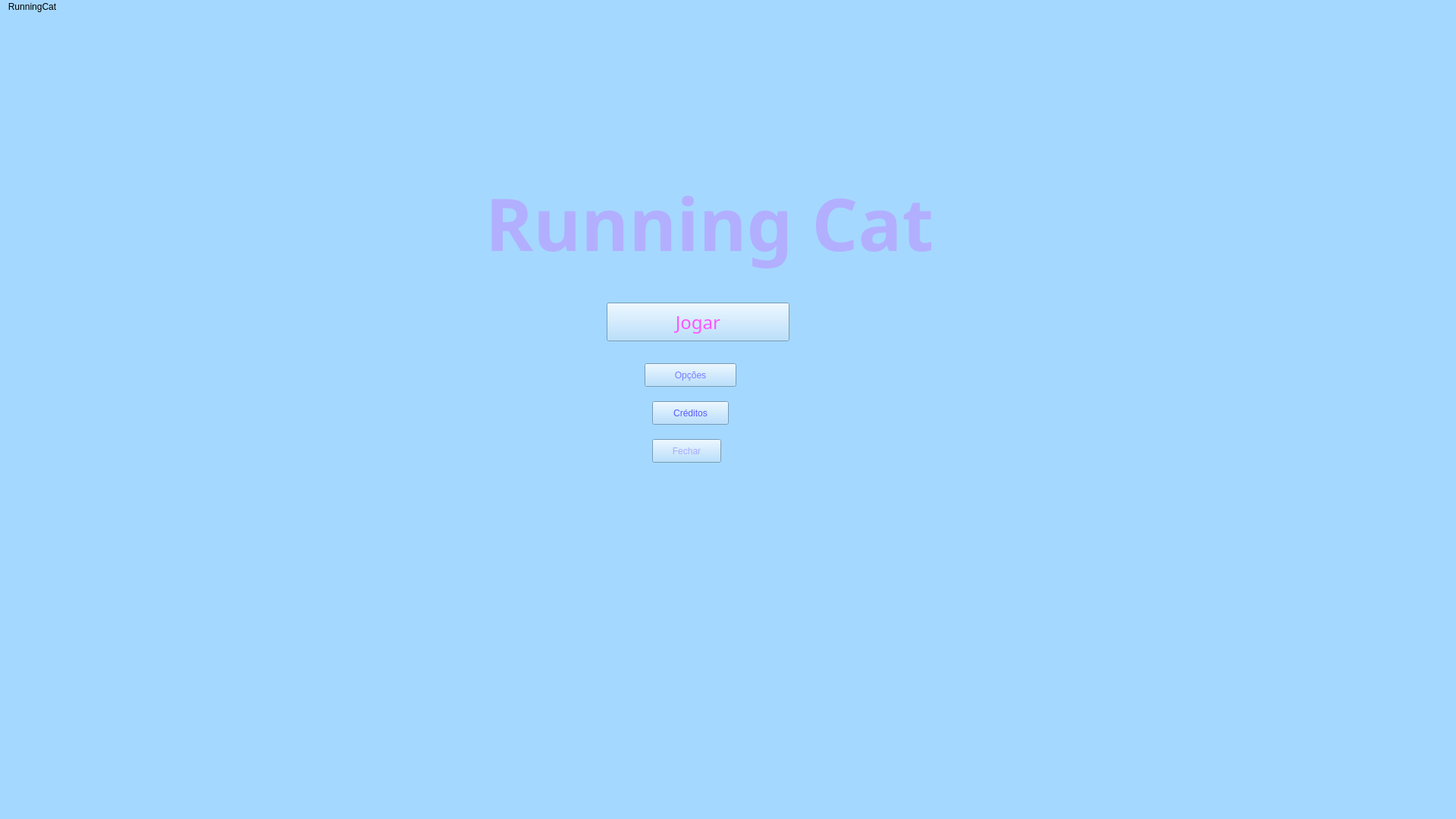
<?xml version="1.0" encoding="UTF-8"?>
<ui version="4.0">
 <class>JanelaPrincipal</class>
 <widget class="QMainWindow" name="JanelaPrincipal">
  <property name="geometry">
   <rect>
    <x>0</x>
    <y>0</y>
    <width>1920</width>
    <height>1080</height>
   </rect>
  </property>
  <property name="minimumSize">
   <size>
    <width>1920</width>
    <height>1080</height>
   </size>
  </property>
  <property name="maximumSize">
   <size>
    <width>1920</width>
    <height>1080</height>
   </size>
  </property>
  <property name="font">
   <font>
    <family>Papyrus</family>
   </font>
  </property>
  <property name="windowTitle">
   <string>JanelaPrincipal</string>
  </property>
  <property name="styleSheet">
   <string notr="true">background-color: rgb(165, 216, 255);
background-image: url(:/imagens/background.jpg);</string>
  </property>
  <widget class="QWidget" name="centralwidget">
   <widget class="QPushButton" name="botaoIniciar">
    <property name="geometry">
     <rect>
      <x>800</x>
      <y>380</y>
      <width>241</width>
      <height>51</height>
     </rect>
    </property>
    <property name="palette">
     <palette>
      <active>
       <colorrole role="WindowText">
        <brush brushstyle="SolidPattern">
         <color alpha="255">
          <red>255</red>
          <green>85</green>
          <blue>255</blue>
         </color>
        </brush>
       </colorrole>
       <colorrole role="Button">
        <brush brushstyle="SolidPattern">
         <color alpha="255">
          <red>165</red>
          <green>216</green>
          <blue>255</blue>
         </color>
        </brush>
       </colorrole>
       <colorrole role="Text">
        <brush brushstyle="SolidPattern">
         <color alpha="255">
          <red>255</red>
          <green>85</green>
          <blue>255</blue>
         </color>
        </brush>
       </colorrole>
       <colorrole role="ButtonText">
        <brush brushstyle="SolidPattern">
         <color alpha="255">
          <red>255</red>
          <green>85</green>
          <blue>255</blue>
         </color>
        </brush>
       </colorrole>
       <colorrole role="Base">
        <brush brushstyle="SolidPattern">
         <color alpha="255">
          <red>165</red>
          <green>216</green>
          <blue>255</blue>
         </color>
        </brush>
       </colorrole>
       <colorrole role="Window">
        <brush brushstyle="SolidPattern">
         <color alpha="255">
          <red>165</red>
          <green>216</green>
          <blue>255</blue>
         </color>
        </brush>
       </colorrole>
       <colorrole role="PlaceholderText">
        <brush brushstyle="SolidPattern">
         <color alpha="128">
          <red>255</red>
          <green>85</green>
          <blue>255</blue>
         </color>
        </brush>
       </colorrole>
      </active>
      <inactive>
       <colorrole role="WindowText">
        <brush brushstyle="SolidPattern">
         <color alpha="255">
          <red>255</red>
          <green>85</green>
          <blue>255</blue>
         </color>
        </brush>
       </colorrole>
       <colorrole role="Button">
        <brush brushstyle="SolidPattern">
         <color alpha="255">
          <red>165</red>
          <green>216</green>
          <blue>255</blue>
         </color>
        </brush>
       </colorrole>
       <colorrole role="Text">
        <brush brushstyle="SolidPattern">
         <color alpha="255">
          <red>255</red>
          <green>85</green>
          <blue>255</blue>
         </color>
        </brush>
       </colorrole>
       <colorrole role="ButtonText">
        <brush brushstyle="SolidPattern">
         <color alpha="255">
          <red>255</red>
          <green>85</green>
          <blue>255</blue>
         </color>
        </brush>
       </colorrole>
       <colorrole role="Base">
        <brush brushstyle="SolidPattern">
         <color alpha="255">
          <red>165</red>
          <green>216</green>
          <blue>255</blue>
         </color>
        </brush>
       </colorrole>
       <colorrole role="Window">
        <brush brushstyle="SolidPattern">
         <color alpha="255">
          <red>165</red>
          <green>216</green>
          <blue>255</blue>
         </color>
        </brush>
       </colorrole>
       <colorrole role="PlaceholderText">
        <brush brushstyle="SolidPattern">
         <color alpha="128">
          <red>255</red>
          <green>85</green>
          <blue>255</blue>
         </color>
        </brush>
       </colorrole>
      </inactive>
      <disabled>
       <colorrole role="WindowText">
        <brush brushstyle="SolidPattern">
         <color alpha="255">
          <red>255</red>
          <green>85</green>
          <blue>255</blue>
         </color>
        </brush>
       </colorrole>
       <colorrole role="Button">
        <brush brushstyle="SolidPattern">
         <color alpha="255">
          <red>165</red>
          <green>216</green>
          <blue>255</blue>
         </color>
        </brush>
       </colorrole>
       <colorrole role="Text">
        <brush brushstyle="SolidPattern">
         <color alpha="255">
          <red>255</red>
          <green>85</green>
          <blue>255</blue>
         </color>
        </brush>
       </colorrole>
       <colorrole role="ButtonText">
        <brush brushstyle="SolidPattern">
         <color alpha="255">
          <red>255</red>
          <green>85</green>
          <blue>255</blue>
         </color>
        </brush>
       </colorrole>
       <colorrole role="Base">
        <brush brushstyle="SolidPattern">
         <color alpha="255">
          <red>165</red>
          <green>216</green>
          <blue>255</blue>
         </color>
        </brush>
       </colorrole>
       <colorrole role="Window">
        <brush brushstyle="SolidPattern">
         <color alpha="255">
          <red>165</red>
          <green>216</green>
          <blue>255</blue>
         </color>
        </brush>
       </colorrole>
       <colorrole role="PlaceholderText">
        <brush brushstyle="SolidPattern">
         <color alpha="128">
          <red>255</red>
          <green>85</green>
          <blue>255</blue>
         </color>
        </brush>
       </colorrole>
      </disabled>
     </palette>
    </property>
    <property name="font">
     <font>
      <family>GENISO</family>
      <pointsize>18</pointsize>
     </font>
    </property>
    <property name="cursor">
     <cursorShape>ArrowCursor</cursorShape>
    </property>
    <property name="mouseTracking">
     <bool>false</bool>
    </property>
    <property name="styleSheet">
     <string notr="true">color:rgb(255, 85, 255)</string>
    </property>
    <property name="text">
     <string>Jogar</string>
    </property>
    <property name="checkable">
     <bool>false</bool>
    </property>
   </widget>
   <widget class="QPushButton" name="botaoOpcoes">
    <property name="geometry">
     <rect>
      <x>850</x>
      <y>460</y>
      <width>121</width>
      <height>31</height>
     </rect>
    </property>
    <property name="styleSheet">
     <string notr="true">color:rgb(120, 122, 255)</string>
    </property>
    <property name="text">
     <string>Opções</string>
    </property>
   </widget>
   <widget class="QPushButton" name="botaoFechar">
    <property name="geometry">
     <rect>
      <x>860</x>
      <y>560</y>
      <width>91</width>
      <height>31</height>
     </rect>
    </property>
    <property name="styleSheet">
     <string notr="true">color: rgb(170, 170, 255);</string>
    </property>
    <property name="text">
     <string>Fechar</string>
    </property>
   </widget>
   <widget class="QLabel" name="nomeJogo">
    <property name="geometry">
     <rect>
      <x>630</x>
      <y>200</y>
      <width>611</width>
      <height>151</height>
     </rect>
    </property>
    <property name="font">
     <font>
      <family>LumosLatino</family>
     </font>
    </property>
    <property name="styleSheet">
     <string notr="true">color: rgb(178, 175, 255);</string>
    </property>
    <property name="text">
     <string>&lt;html&gt;&lt;head/&gt;&lt;body&gt;&lt;p align=&quot;center&quot;&gt;&lt;span style=&quot; font-size:72pt; font-weight:700;&quot;&gt;Running Cat&lt;/span&gt;&lt;/p&gt;&lt;/body&gt;&lt;/html&gt;</string>
    </property>
   </widget>
   <widget class="QPushButton" name="pushButton">
    <property name="geometry">
     <rect>
      <x>860</x>
      <y>510</y>
      <width>101</width>
      <height>31</height>
     </rect>
    </property>
    <property name="styleSheet">
     <string notr="true">color: rgb(85, 85, 255);</string>
    </property>
    <property name="text">
     <string>Créditos</string>
    </property>
   </widget>
  </widget>
  <widget class="QMenuBar" name="menubar">
   <property name="geometry">
    <rect>
     <x>0</x>
     <y>0</y>
     <width>1920</width>
     <height>21</height>
    </rect>
   </property>
   <widget class="QMenu" name="menuRunningCat">
    <property name="title">
     <string>RunningCat</string>
    </property>
   </widget>
   <addaction name="menuRunningCat"/>
  </widget>
  <widget class="QStatusBar" name="statusbar"/>
 </widget>
 <resources/>
 <connections/>
</ui>
